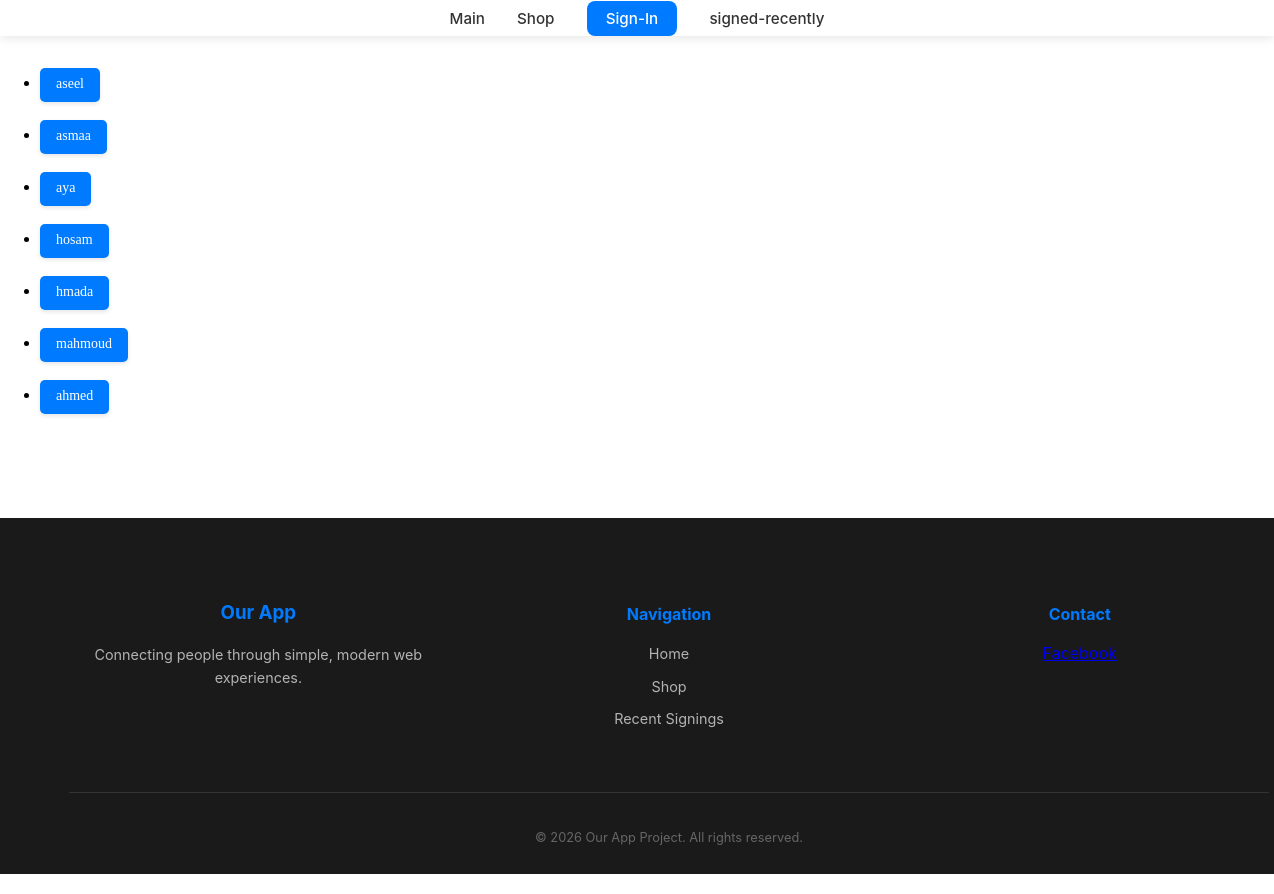
The app's page /WhoSigned?/, older data.
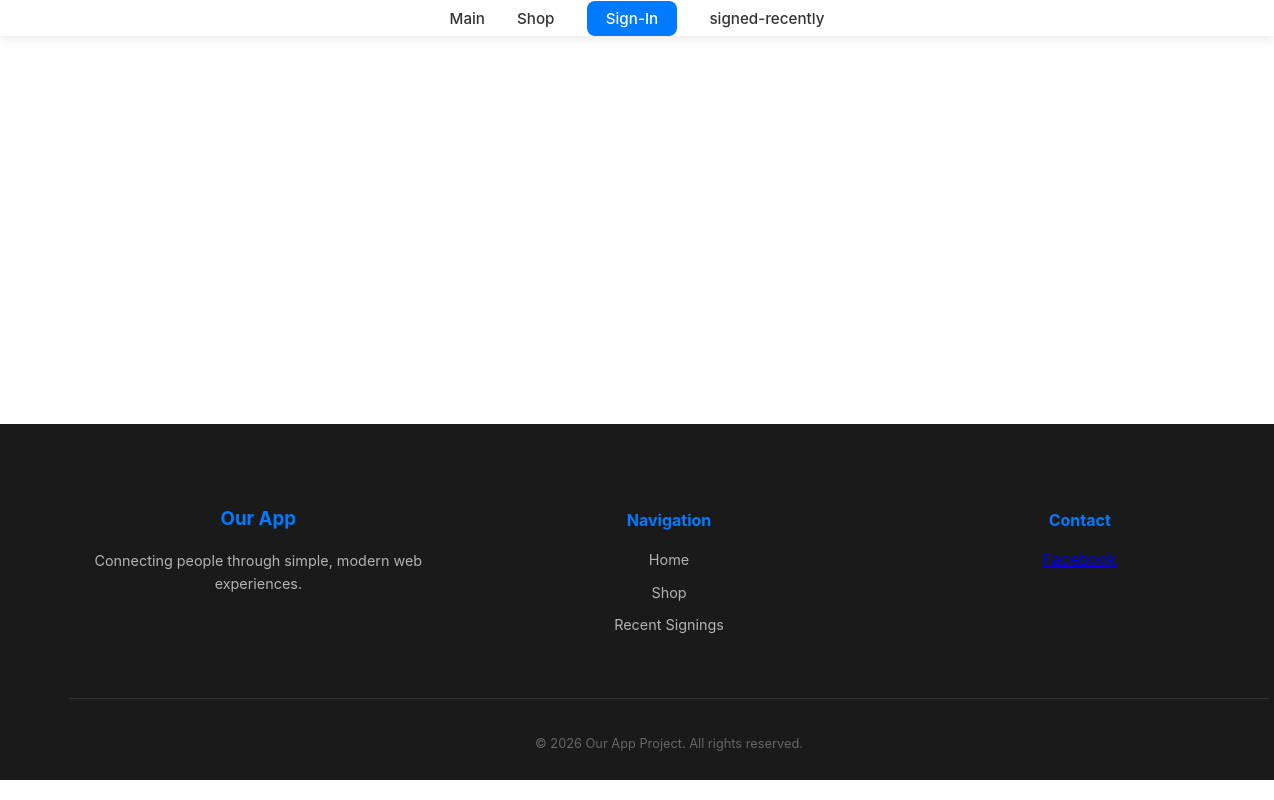
The same page, newer data.
### pages/models.py (models this page shows)
class Member(models.Model):
    name = models.CharField(max_length=20,default='name')
    password = models.CharField(default='password')
    email = models.EmailField(default='email')
    date = models.DateField(default=date.today(),blank=True)

### pages/views.py (the view)
# urls.py: path('WhoSigned?/',views.signy,name='signypage'),
def signy(request):
    return render(request,'signy.html',{'data':Member.objects.all()})

### templates/signy.html (shortened to what this page needs)
{% extends "base.html" %}
{%block body%}
<ul>
{%for x in data%}
<li><a href="{%url 'info' x.id%}" class="clean-link" id="linky">{{x.name}}</a></li>
<br>
{%endfor%}
</ul>
{%endblock%}

Row changes from the older to the newer data that the page shows:
removed Member: name "aseel"
removed Member: name "asmaa"
removed Member: name "aya"
removed Member: name "hosam"
removed Member: name "hmada"
removed Member: name "mahmoud"
removed Member: name "ahmed"
